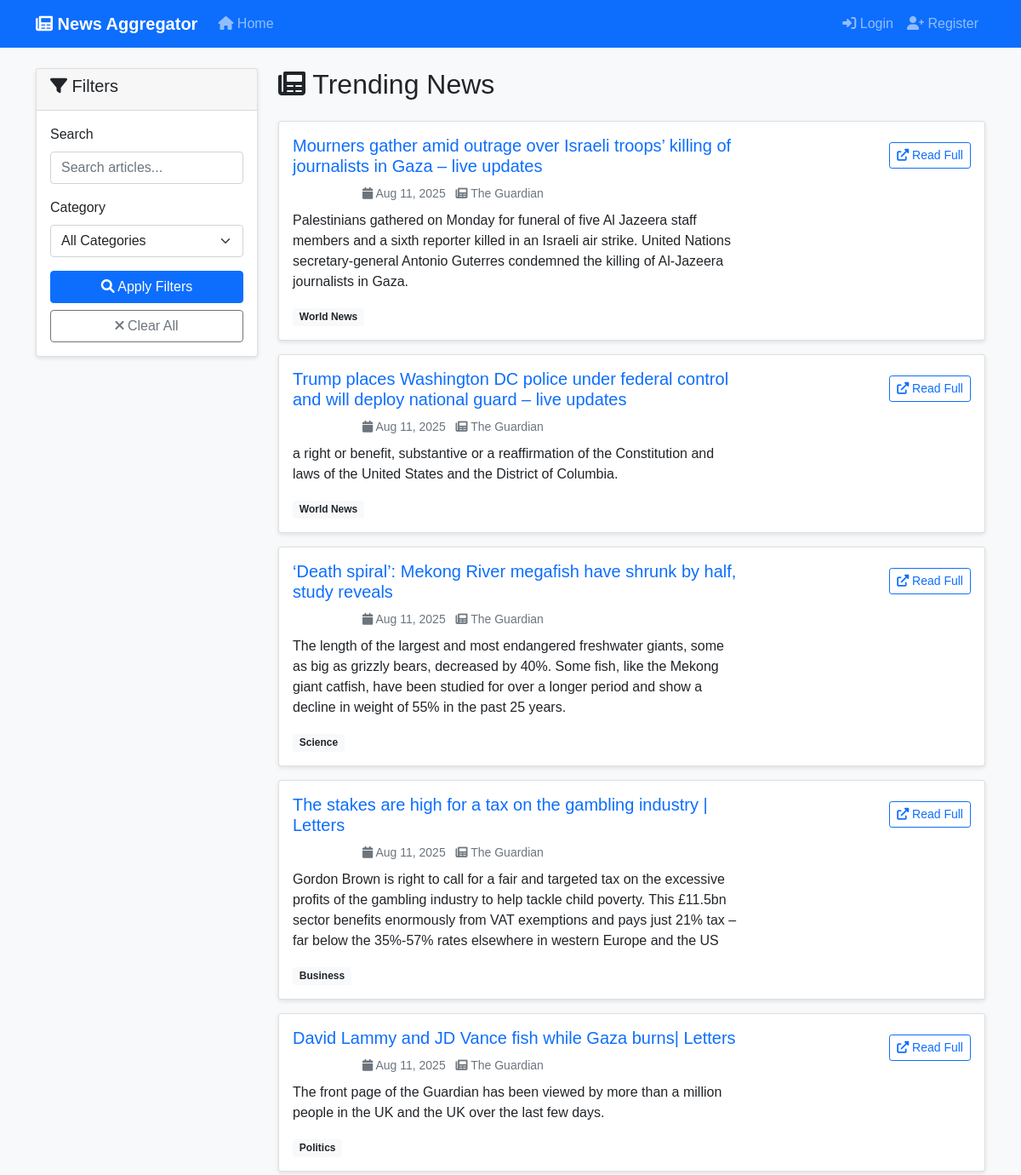
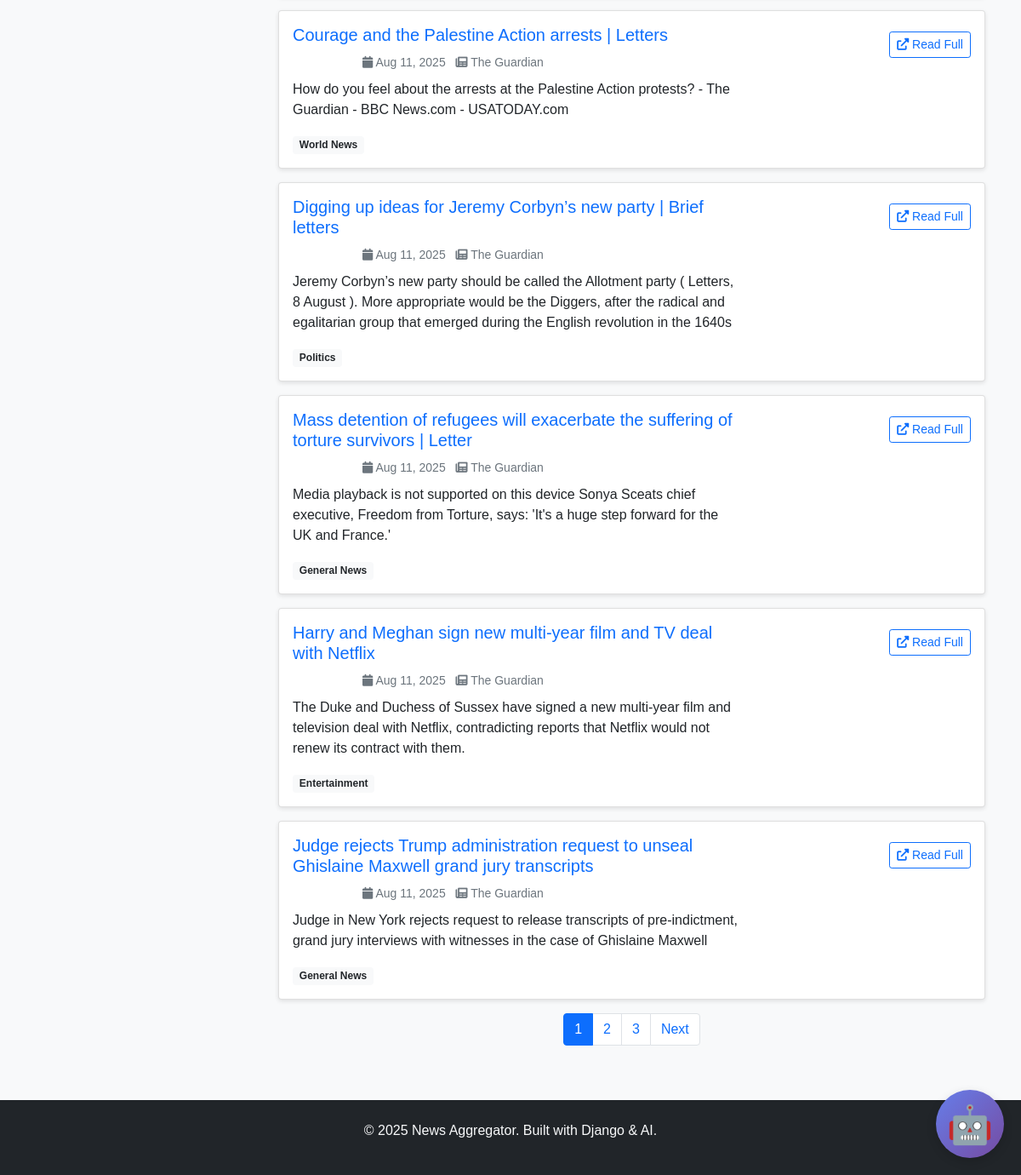
The page / on the database its author committed (2 pictures, top to bottom).
### apps/news/models.py (models this page shows, shortened)
class Article(models.Model):
    BIAS_CHOICES = [
        ('NEUTRAL', 'Neutral'),
        ('LEFT-LEANING', 'Left-Leaning'),
        ('RIGHT-LEANING', 'Right-Leaning'),
        ('MIXED', 'Mixed'),
        ('UNKNOWN', 'Unknown'),
    ]
    title = models.CharField(max_length=500, db_index=True)
    image_url = models.URLField(max_length=1000, blank=True, null=True)
    url = models.URLField(unique=True)
    description = models.TextField(blank=True)
    summary = models.TextField(blank=True, null=True)  # AI-generated summary
    content = models.TextField(blank=True)
    author = models.CharField(max_length=200, blank=True)
    source = models.CharField(max_length=200, db_index=True)
    published_date = models.DateTimeField(db_index=True)
    created_at = models.DateTimeField(auto_now_add=True)
    updated_at = models.DateTimeField(auto_now=True)
    summary = models.TextField(blank=True)
    bias_score = models.CharField(
        max_length=15,
        choices=BIAS_CHOICES,
        default='UNKNOWN',
        db_index=True
    )
    categories = models.ManyToManyField(Category, blank=True)
    created_at = models.DateTimeField(auto_now_add=True)
    class Meta:
        ordering = ['-published_date']
        indexes = [
            models.Index(fields=['published_date', 'bias_score']),
            models.Index(fields=['source', 'published_date']),
        ]
    @property
    def bias_color(self):
        return {
            'LEFT': '#3498db',      # blue
            'RIGHT': '#e74c3c',     # red
            'NEUTRAL': '#2ecc71',   # green
            'UNKNOWN': '#95a5a6',   # grey
        }.get(self.bias_score, '#95a5a6')
    @property
    def get_bias_score_display(self):
        bias_labels = {
            'left': 'Left Bias',
            'center': 'Center',
            'right': 'Right Bias',
            'unknown': 'Unknown'
        }
        return bias_labels.get(self.bias_score, 'Unknown')

class Category(models.Model):
    name = models.CharField(max_length=100, unique=True)
    slug = models.SlugField(unique=True)
    description = models.TextField(blank=True)
    created_at = models.DateTimeField(auto_now_add=True)
    class Meta:
        verbose_name_plural = "Categories"
        ordering = ['name']

### apps/news/views.py (the view)
# urls.py: path('', views.home, name='home'),  # Main home page
def home(request):
    articles = Article.objects.all()
    if request.user.is_authenticated:
        user_categories = UserInterest.objects.filter(
            user=request.user).values_list('category', flat=True)
        if user_categories:
            articles = articles.filter(
                categories__in=user_categories).distinct()
    search_query = request.GET.get('search', '')
    if search_query:
        articles = articles.filter(
            Q(title__icontains=search_query) |
            Q(description__icontains=search_query)
        )
    bias_filter = request.GET.get('bias', '')
    if bias_filter:
        articles = articles.filter(bias_score=bias_filter)
    category_filter = request.GET.get('category', '')
    if category_filter:
        articles = articles.filter(categories__slug=category_filter)
    paginator = Paginator(articles, 10)
    page_number = request.GET.get('page')
    page_obj = paginator.get_page(page_number)
    bookmarked_articles = []
    if request.user.is_authenticated:
        bookmarked_articles = list(Bookmark.objects.filter(
            user=request.user).values_list('article_id', flat=True))
    context = {
        'page_obj': page_obj,
        'categories': Category.objects.all(),
        'search_query': search_query,
        'bias_filter': bias_filter,
        'category_filter': category_filter,
        'bookmarked_articles': bookmarked_articles,
        'bias_choices': Article.BIAS_CHOICES,
    }
    return render(request, 'home.html', context)

### templates/home.html (shortened to what this page needs)
{% extends 'base.html' %}
{% load static %}
{% block content %}
<div class="row">
    <div class="col-md-3">
        <div class="card">
            <div class="card-header">
                <h5><i class="fas fa-filter"></i> Filters</h5>
            </div>
            <div class="card-body">
                <form method="GET" id="filterForm">
                    <div class="mb-3">
                        <label class="form-label">Search</label>
                        <input type="text" class="form-control" name="search" value="{{ search_query }}" placeholder="Search articles...">
                    </div>
                    <div class="mb-3">
                        <label class="form-label">Category</label>
                        <select class="form-select" name="category">
                            <option value="">All Categories</option>
                        </select>
                    </div>
                    <button type="submit" class="btn btn-primary w-100">
                        <i class="fas fa-search"></i> Apply Filters
                    </button>
                    <a href="{% url 'home' %}" class="btn btn-outline-secondary w-100 mt-2">
                        <i class="fas fa-times"></i> Clear All
                    </a>
                </form>
            </div>
        </div>
    </div>
    <div class="col-md-9">
        <div class="d-flex justify-content-between align-items-center mb-3">
            <h2><i class="fas fa-newspaper"></i> Trending News</h2>
        </div>
        {% if page_obj.object_list %}
        {% for article in page_obj %}
        <div class="card mb-3 article-card">
            <div class="card-body">
                <div class="row">
                    <div class="col-md-8">
                        <h5 class="card-title">
                            <a href="{% url 'article_detail' article.id %}" class="text-decoration-none">
                                {{ article.title }}
                            </a>
                        </h5>
                        <div class="mb-2">
                            <span class="badge bg-{{ article.bias_color }}">{{ article.get_bias_score_display }}</span>
                            <small class="text-muted ms-2">
                                <i class="fas fa-calendar"></i> {{ article.published_date|date:"M d, Y" }}
                            </small>
                            <small class="text-muted ms-2">
                                <i class="fas fa-newspaper"></i> {{ article.source }}
                            </small>
                        </div>
                        {% if article.summary %}
                        <p class="card-text">{{ article.summary }}</p>
                        {% else %}
                        <p class="card-text">{{ article.description|truncatewords:30 }}</p>
                        {% endif %}
                        <div class="article-categories">
                            {% for category in article.categories.all %}
                            <span class="badge bg-light text-dark me-1">{{ category.name }}</span>
                            {% endfor %}
                        </div>
                    </div>
                    <div class="col-md-4 text-end">
                        <div class="mt-2">
                            <a href="{{ article.url }}" target="_blank" class="btn btn-sm btn-outline-primary">
                                <i class="fas fa-external-link-alt"></i> Read Full
                            </a>
                        </div>
                    </div>
                </div>
            </div>
        </div>
        {% endfor %}
        {% if page_obj.has_other_pages %}
        <nav aria-label="Articles pagination">
            <ul class="pagination justify-content-center">
                {% for num in page_obj.paginator.page_range %}
                {% if page_obj.number == num %}
                <li class="page-item active">
                    <span class="page-link">{{ num }}</span>
                </li>
                {% elif num > page_obj.number|add:'-3' and num < page_obj.number|add:'3' %}
                <li class="page-item">
                    <a class="page-link" href="?page={{ num }}">
                        {{ num }}
                    </a>
                </li>
                {% endif %}
                {% endfor %}
                {% if page_obj.has_next %}
                <li class="page-item">
                    <a class="page-link" href="?page={{ page_obj.next_page_number }}">
                        Next
                    </a>
                </li>
                {% endif %}
            </ul>
        </nav>
        {% endif %}
        {% endif %}
    </div>
</div>
{% endblock %}

### rows shown on the page
Article: title "Mourners gather amid outrage over Israeli troops’ killing of journalists in Gaza – live updates", published_date "Aug 11, 2025", source "The Guardian", summary "Palestinians gathered on Monday for funeral of five Al Jazeera staff members and a sixth reporter killed in an Israeli air strike. United Nations secretary-general Antonio Guterres condemned the killing of Al-Jazeera journalists in Gaza."
Category: name "World News"
Article: title "Trump places Washington DC police under federal control and will deploy national guard – live updates", published_date "Aug 11, 2025", source "The Guardian", summary "a right or benefit, substantive or a reaffirmation of the Constitution and laws of the United States and the District of Columbia."
Article: title "‘Death spiral’: Mekong River megafish have shrunk by half, study reveals", published_date "Aug 11, 2025", source "The Guardian", summary "The length of the largest and most endangered freshwater giants, some as big as grizzly bears, decreased by 40%. Some fish, like the Mekong giant catfish, have been studied for over a longer period and show a decline in weight of 55% in the past 25 years."
Category: name "Science"
Article: title "The stakes are high for a tax on the gambling industry | Letters", published_date "Aug 11, 2025", source "The Guardian", summary "Gordon Brown is right to call for a fair and targeted tax on the excessive profits of the gambling industry to help tackle child poverty. This £11.5bn sector benefits enormously from VAT exemptions and pays just 21% tax – far below the 35%-57% rates elsewhere in western Europe and the US"
Category: name "Business"
Article: title "David Lammy and JD Vance fish while Gaza burns| Letters", published_date "Aug 11, 2025", source "The Guardian", summary "The front page of the Guardian has been viewed by more than a million people in the UK and the UK over the last few days."
Category: name "Politics"
Article: title "Courage and the Palestine Action arrests | Letters", published_date "Aug 11, 2025", source "The Guardian", summary "How do you feel about the arrests at the Palestine Action protests? - The Guardian - BBC News.com - USATODAY.com"
Article: title "Digging up ideas for Jeremy Corbyn’s new party | Brief letters", published_date "Aug 11, 2025", source "The Guardian", summary "Jeremy Corbyn’s new party should be called the Allotment party ( Letters, 8 August ). More appropriate would be the Diggers, after the radical and egalitarian group that emerged during the English revolution in the 1640s"
Article: title "Mass detention of refugees will exacerbate the suffering of torture survivors | Letter", published_date "Aug 11, 2025", source "The Guardian", summary "Media playback is not supported on this device Sonya Sceats chief executive, Freedom from Torture, says: 'It's a huge step forward for the UK and France.'"
Category: name "General News"
Article: title "Harry and Meghan sign new multi-year film and TV deal with Netflix", published_date "Aug 11, 2025", source "The Guardian", summary "The Duke and Duchess of Sussex have signed a new multi-year film and television deal with Netflix, contradicting reports that Netflix would not renew its contract with them."
Category: name "Entertainment"
Article: title "Judge rejects Trump administration request to unseal Ghislaine Maxwell grand jury transcripts", published_date "Aug 11, 2025", source "The Guardian", summary "Judge in New York rejects request to release transcripts of pre-indictment, grand jury interviews with witnesses in the case of Ghislaine Maxwell"

### other values the page prints
{{ num }} "1"
{{ num }} "2" "3"
